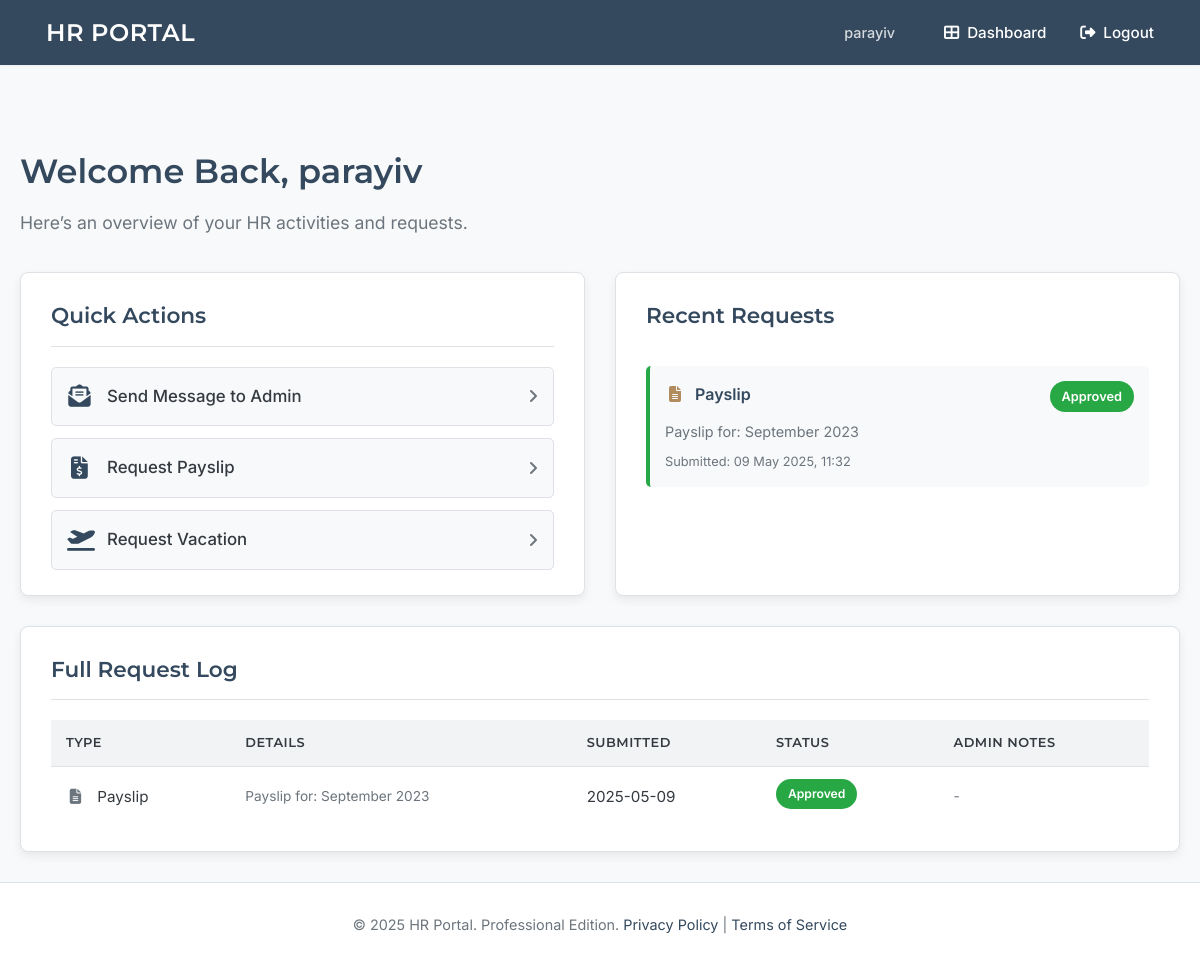
Before: /dashboard (signed in) with the older database file.
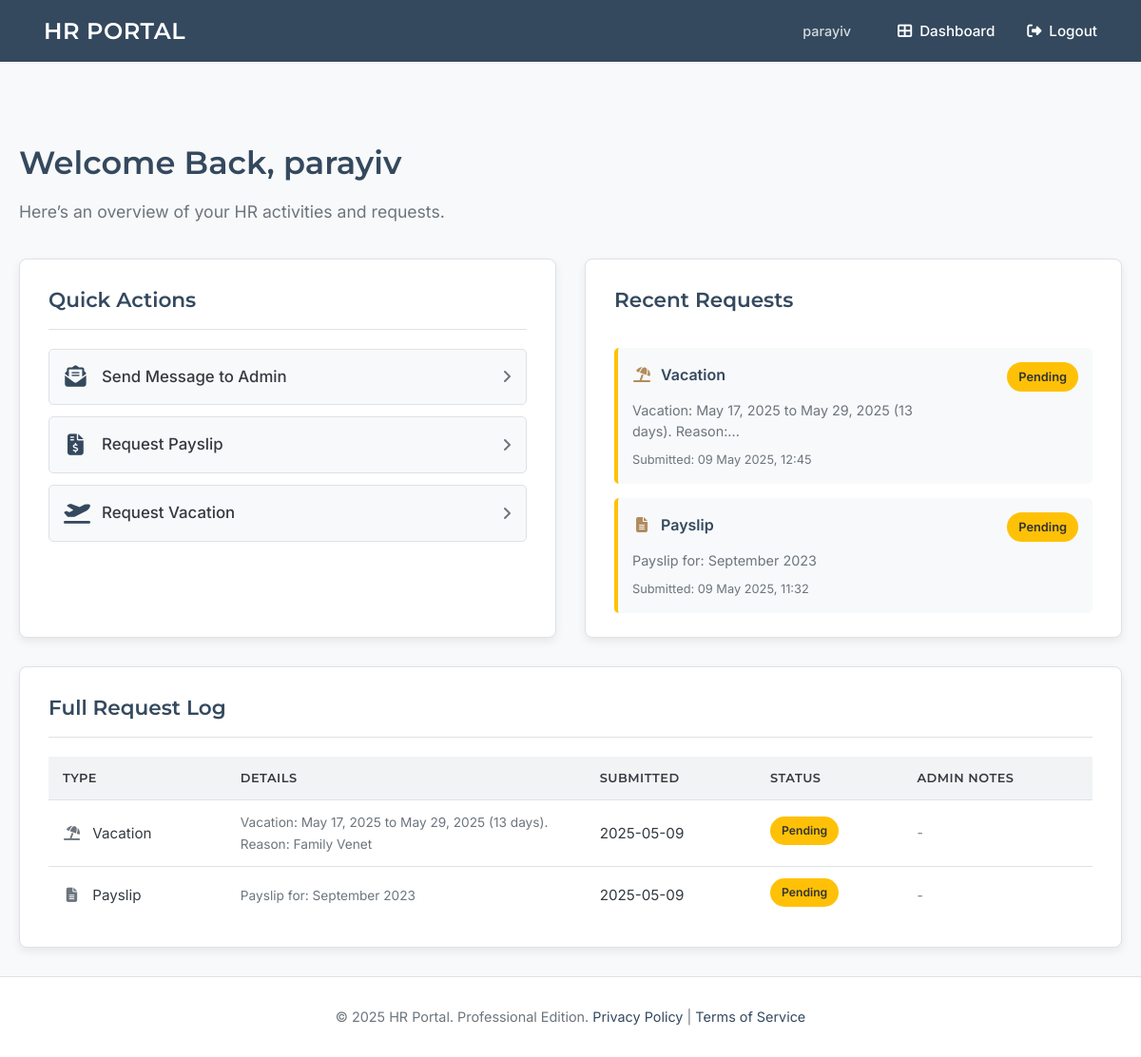
After: the same page with the newer database file.
### tables this page shows
CREATE TABLE requests (
    id INTEGER PRIMARY KEY AUTOINCREMENT,
    user_id INTEGER NOT NULL,
    request_type TEXT NOT NULL, -- 'payslip', 'vacation'
    details TEXT, -- e.g., month for payslip, dates for vacation
    status TEXT NOT NULL DEFAULT 'pending', -- pending, approved, rejected
    submitted_at DATETIME DEFAULT CURRENT_TIMESTAMP,
    admin_notes TEXT,
    FOREIGN KEY (user_id) REFERENCES users (id)
);

### app.py (the view)
@app.route('/dashboard')
@login_required
def dashboard():
    if g.user['is_admin']:
        db = get_db()
        all_users = db.execute(
            'SELECT id, username, is_admin, full_name, gender, department FROM users ORDER BY username'
        ).fetchall()
        unread_messages_count = db.execute(
            'SELECT COUNT(id) FROM messages WHERE is_read = 0'
        ).fetchone()[0]
        pending_requests_count = db.execute(
            "SELECT COUNT(id) FROM requests WHERE status = 'pending'"
        ).fetchone()[0]
        return render_template('dashboard_admin.html',
                               all_users=all_users,
                               unread_messages_count=unread_messages_count,
                               pending_requests_count=pending_requests_count)
    else:
        db = get_db()
        user_requests_raw = db.execute(
            """SELECT id, request_type, details, status, submitted_at, admin_notes
               FROM requests
               WHERE user_id = ?
               ORDER BY submitted_at DESC""",
            (g.user['id'],)
        ).fetchall()
        user_requests_processed = []
        if user_requests_raw:
            for req_row in user_requests_raw:
                req_dict = dict(req_row)
                try:
                    if isinstance(req_dict['submitted_at'], str):
                        dt_obj = datetime.strptime(req_dict['submitted_at'], '%Y-%m-%d %H:%M:%S.%f')
                    elif isinstance(req_dict['submitted_at'], datetime):
                        dt_obj = req_dict['submitted_at']
                    else:
                        dt_obj = None
                except ValueError:
                    try:
                        if isinstance(req_dict['submitted_at'], str):
                            dt_obj = datetime.strptime(req_dict['submitted_at'], '%Y-%m-%d %H:%M:%S')
                        else:
                            dt_obj = req_dict['submitted_at']
                    except ValueError as e:
                        app.logger.error(f"Error parsing user_request submitted_at string '{req_dict['submitted_at']}': {e}")
                        dt_obj = None
                req_dict['submitted_at'] = dt_obj
                user_requests_processed.append(req_dict)
        return render_template('dashboard_user.html', user_requests=user_requests_processed) # <<< ENSURE THIS RETURN IS HERE

### app.py (called while the page is built)
def get_db():
    if 'db' not in g:
        try:
            os.makedirs(app.instance_path)
        except OSError:
            pass
        g.db = sqlite3.connect(
            app.config['DATABASE'],
            detect_types=sqlite3.PARSE_DECLTYPES
        )
        g.db.row_factory = sqlite3.Row
    return g.db

def convert_datetime_iso(val):
    try:
        return datetime.fromisoformat(val.decode())
    except (ValueError, AttributeError):
        try: # Try common SQLite format if fromisoformat fails
            return datetime.strptime(val.decode(), "%Y-%m-%d %H:%M:%S.%f")
        except (ValueError, AttributeError):
            try:
                return datetime.strptime(val.decode(), "%Y-%m-%d %H:%M:%S")
            except (ValueError, AttributeError):
                return None # Or raise an error, or return the original string

def login_required(view):
    @wraps(view)
    def wrapped_view(**kwargs):
        if g.user is None:
            flash('Please log in to access this page.', 'error')
            return redirect(url_for('login', next=request.url))
        return view(**kwargs)
    return wrapped_view

### templates/dashboard_user.html (shortened to what the changed rows need)
{% extends 'base.html' %}
{% block content %}
<div class="professional-dashboard">
    <header class="dashboard-main-header">
        <h1 class="page-title">Welcome Back, {{ g.user.username }}</h1>
    </header>
    <div class="dashboard-layout-grid">
        <section class="dashboard-panel quick-actions-panel">
            <h2 class="panel-title">Quick Actions</h2>
        </section>
        <section class="dashboard-panel recent-requests-panel">
            <div class="panel-header">
                <h2 class="panel-title">Recent Requests</h2>
            </div>
            {% if user_requests %}
                <div class="requests-list">
                    {% for req in user_requests[:4] %}
                    <div class="request-summary-item status-border-{{ req.status|lower }}">
                        <div class="request-info">
                            <span class="request-type">
                                <i class="fas {% if req.request_type == 'payslip' %}fa-file-alt{% elif req.request_type == 'vacation' %}fa-umbrella-beach{% else %}fa-clipboard-list{% endif %} fa-fw"></i>
                                {{ req.request_type|capitalize }}
                            </span>
                            <p class="request-details-preview">{{ req.details|truncate(60, True) if req.details else 'No details provided.' }}</p>
                            <span class="request-date">Submitted: {% if req.submitted_at %}{{ req.submitted_at.strftime('%d %b %Y, %H:%M') }}{% else %}N/A{% endif %}</span>
                        </div>
                        <div class="request-status-area">
                            <span class="status-tag status-{{ req.status|lower }}">
                                {{ req.status|capitalize }}
                            </span>
                        </div>
                    </div>
                    {% endfor %}
                </div>
            {% else %}
                <div class="panel-empty-state">
                    <i class="fas fa-folder-open fa-2x"></i>
                    <p>No requests submitted yet.</p>
                </div>
            {% endif %}
        </section>
        <section class="dashboard-panel full-history-table-panel" id="full-history-table">
             <h2 class="panel-title">Full Request Log</h2>
            {% if user_requests %}
            <div class="table-responsive-wrapper">
                <table class="professional-table">
                    <thead>
                        <tr>
                            <th>Type</th>
                            <th>Details</th>
                            <th>Submitted</th>
                            <th>Status</th>
                            <th>Admin Notes</th>
                        </tr>
                    </thead>
                    <tbody>
                        {% for req in user_requests %}
                        <tr>
                            <td><i class="fas {% if req.request_type == 'payslip' %}fa-file-alt{% elif req.request_type == 'vacation' %}fa-umbrella-beach{% else %}fa-clipboard-list{% endif %} fa-fw"></i> {{ req.request_type|capitalize }}</td>
                            <td class="details-column">{{ req.details|truncate(100, True) if req.details else '-' }}</td>
                            <td>{% if req.submitted_at %}{{ req.submitted_at.strftime('%Y-%m-%d') }}{% else %}N/A{% endif %}</td>
                            <td>
                                <span class="status-tag status-{{ req.status|lower }}">
                                    {{ req.status|capitalize }}
                                </span>
                            </td>
                            <td class="notes-column">{{ req.admin_notes|truncate(80, True) if req.admin_notes else '-' }}</td>
                        </tr>
                        {% endfor %}
                    </tbody>
                </table>
            </div>
            {% else %}
                 <div class="panel-empty-state" style="padding-top:10px;">
                    <p>Your request log is currently empty.</p>
                </div>
            {% endif %}
        </section>
    </div>
</div>
{% endblock %}

Changed rows visible on the page:
added requests: request_type "Vacation", details "Vacation: May 17, 2025 to May 29, 2025 (13 days). Reason:...", submitted_at "09 May 2025, 12:45", status "Pending", details "Vacation: May 17, 2025 to May 29, 2025 (13 days). Reason: Family Venet", submitted_at "2025-05-09", admin_notes "-"
changed requests "Payslip": status "Approved" → "Pending"
